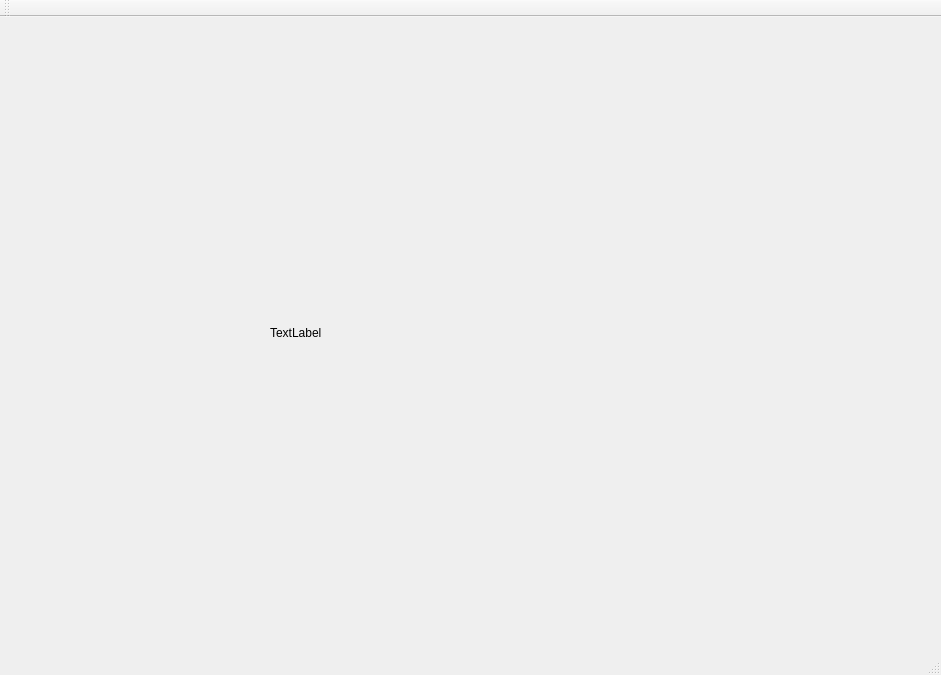
<?xml version="1.0" encoding="UTF-8"?>
<ui version="4.0">
 <class>MainWindow</class>
 <widget class="QMainWindow" name="MainWindow">
  <property name="geometry">
   <rect>
    <x>0</x>
    <y>0</y>
    <width>941</width>
    <height>675</height>
   </rect>
  </property>
  <property name="windowTitle">
   <string>MainWindow</string>
  </property>
  <widget class="QWidget" name="centralWidget">
   <widget class="QLabel" name="label_game">
    <property name="geometry">
     <rect>
      <x>270</x>
      <y>0</y>
      <width>671</width>
      <height>631</height>
     </rect>
    </property>
    <property name="text">
     <string>TextLabel</string>
    </property>
   </widget>
  </widget>
  <widget class="QMenuBar" name="menuBar">
   <property name="geometry">
    <rect>
     <x>0</x>
     <y>0</y>
     <width>941</width>
     <height>25</height>
    </rect>
   </property>
  </widget>
  <widget class="QToolBar" name="mainToolBar">
   <attribute name="toolBarArea">
    <enum>TopToolBarArea</enum>
   </attribute>
   <attribute name="toolBarBreak">
    <bool>false</bool>
   </attribute>
  </widget>
  <widget class="QStatusBar" name="statusBar"/>
 </widget>
 <layoutdefault spacing="6" margin="11"/>
 <resources/>
 <connections/>
</ui>
